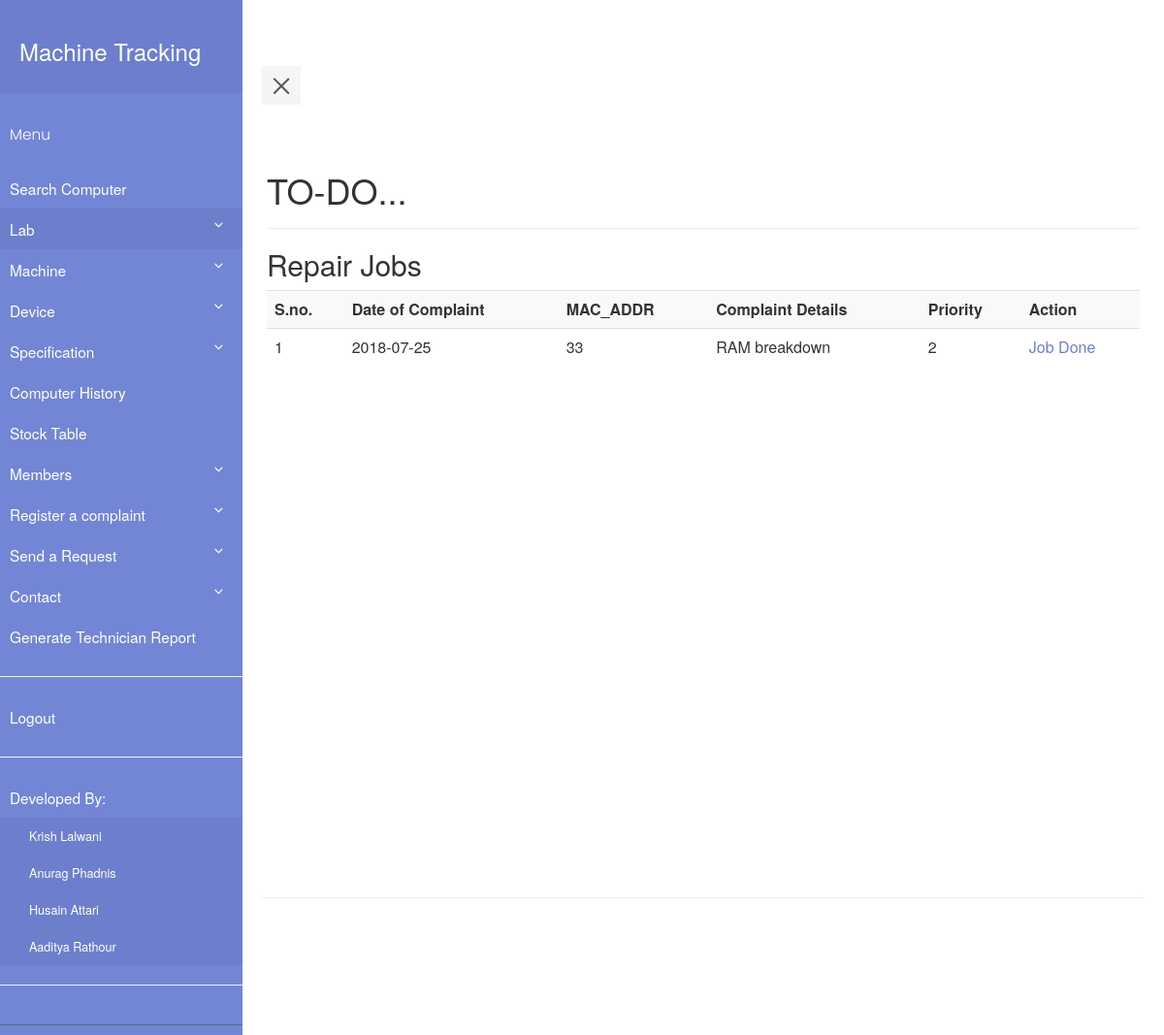
Page /dashboard.php (signed in) on the committed database.
### tables this page shows
CREATE TABLE `complaint_book` (
  `complaint_book_id` int(11) NOT NULL,
  `Date_of_complaint` date DEFAULT NULL,
  `machine_id` int(11) DEFAULT NULL,
  `complaint_details` varchar(512) DEFAULT NULL,
  `priority` int(11) DEFAULT NULL,
  `work_for` int(11) DEFAULT NULL,
  `remarks` varchar(512) DEFAULT NULL,
  `complaint_by` varchar(40) DEFAULT NULL,
  `processor` int(11) DEFAULT NULL,
  `ram` int(11) DEFAULT NULL,
  `harddisk` int(11) DEFAULT NULL,
  `mouse` int(11) DEFAULT NULL,
  `keyboard` int(11) DEFAULT NULL,
  `monitor` int(11) DEFAULT NULL,
  `DOPR` date DEFAULT NULL,
  `completed` int(11) DEFAULT NULL
);

CREATE TABLE `machine` (
  `machine_id` int(11) NOT NULL,
  `MAC_ADDR` varchar(30) DEFAULT NULL,
  `processor` int(11) NOT NULL,
  `ram` int(11) NOT NULL,
  `memory` int(11) NOT NULL,
  `DOP` date DEFAULT NULL,
  `price` int(11) DEFAULT NULL,
  `state` varchar(10) DEFAULT NULL,
  `os` varchar(30) DEFAULT NULL,
  `monitor` int(11) NOT NULL,
  `keyboard` int(11) NOT NULL,
  `mouse` int(11) NOT NULL,
  `grn` int(11) NOT NULL
);

### dashboard.php (the view, shortened to what this page needs)
<?php
    require_once "pdo.php";
?>
<html>
<head>
    <link rel="stylesheet" type="text/css" href="style5.css">
    <link rel="stylesheet" type="text/css" href="https://maxcdn.bootstrapcdn.com/bootstrap/3.3.7/css/bootstrap.min.css" >
</head>
<body>
        <div class="wrapper">
     <?php include "navbar.php" ;?>
           <div class="container-fluid row" id="content">
        <div class="page-header">
        <h1>TO-DO...</h1>
        </div>
        <?php
            if($_SESSION['id']=='0')
            {
                $stmtcnt = $pdo->query("SELECT COUNT(*) FROM complaint_book JOIN repair_history ON complaint_book.machine_id = repair_history.machine_id WHERE complaint_book.remarks IS NOT NULL AND repair_history.fault IS NULL");
                $row = $stmtcnt->fetch(PDO::FETCH_ASSOC);
                if($row['COUNT(*)']!=='0')
                {
                    echo "<h2>Repaired Machines</h2>";
                    $i=1;
                    $stmtread = $pdo->query("SELECT * FROM complaint_book JOIN repair_history ON complaint_book.machine_id = repair_history.machine_id WHERE complaint_book.remarks IS NOT NULL AND repair_history.fault IS NULL");
                    echo ("<table class=\"table table-striped\">
                        <tr> <th>S.no.</th><th>Date of Complaint</th><th>MAC_ADDR</th><th>Complaint Details</th><th>Priority</th><th>Complaint By</th><th>Remarks</th><th>Action</th> </tr>");
                    while ( $row = $stmtread->fetch(PDO::FETCH_ASSOC) )
                    {
                        $stmtr = $pdo->prepare("SELECT MAC_ADDR FROM machine WHERE machine_id = :mid ");
                        $stmtr->execute(array(':mid' => $row['machine_id']));
                        $rowr = $stmtr->fetch(PDO::FETCH_ASSOC);
                        echo ("<tr>");
                        echo ("<td>");
                        echo($i);
                        echo("</td>");
                        echo ("<td>");
                        echo(htmlentities($row['Date_of_complaint']));
                        echo ("</td>");
                        echo ("<td>");
                        echo(htmlentities($rowr['MAC_ADDR']));
                        echo ("</td>");
                        echo ("<td>");
                        echo(htmlentities($row['complaint_details']));
                        echo ("</td>");
                        echo ("<td>");
                        echo(htmlentities($row['priority']));
                        echo ("</td>");
                        echo ("<td>");
                        echo(htmlentities($row['complaint_by']));
                        echo ("</td>");
                        echo ("<td>");
                        echo(htmlentities($row['remarks']));
                        echo ("</td>");
                        echo ("<td>");
                        echo('<a class="link-black" href="fromrepairmc.php?mc_id='.$rowr['MAC_ADDR'].'">'. 'Mark Completed' . '</a>');
                        echo ("</td>");
                        $i++;
                    }
                    echo('</table>');
                }
                $stmtcnt = $pdo->query("SELECT COUNT(*) FROM complaint_book WHERE work_for IS NULL ");
                $row = $stmtcnt->fetch(PDO::FETCH_ASSOC);
                if($row['COUNT(*)']!=='0')
                {
                    echo "<h2>Repair Requests</h2>";
                    $i=1;
                    $stmtread = $pdo->query("SELECT * FROM complaint_book WHERE work_for IS NULL");
                    echo ("<table class=\"table table-striped\">
                        <tr> <th>S.no.</th><th>Date of Complaint</th><th>MAC_ADDR</th><th>Complaint Details</th><th>Priority</th><th>Complaint By</th><th>Action</th> </tr>");
                    while ( $row = $stmtread->fetch(PDO::FETCH_ASSOC) )
                    {
                        $stmtr = $pdo->prepare("SELECT MAC_ADDR FROM machine WHERE machine_id = :mid ");
                        $stmtr->execute(array(':mid' => $row['machine_id']));
                        $rowr = $stmtr->fetch(PDO::FETCH_ASSOC);
                        echo ("<tr>");
                        echo ("<td>");
                        echo($i);
                        echo("</td>");
                        echo ("<td>");
                        echo(htmlentities($row['Date_of_complaint']));
                        echo ("</td>");
                        echo ("<td>");
                        echo(htmlentities($rowr['MAC_ADDR']));
                        echo ("</td>");
                        echo ("<td>");
                        echo(htmlentities($row['complaint_details']));
                        echo ("</td>");
                        echo ("<td>");
                        echo(htmlentities($row['priority']));
                        echo ("</td>");
                        echo ("<td>");
                        echo(htmlentities($row['complaint_by']));
                        echo ("</td>");
                        echo ("<td>");
                        echo('<a class="link-black" href="gorepairmc.php?mc_id='.$rowr['MAC_ADDR'].'">'. 'Assign Job' . '</a>');
                        echo ("</td>");
                        $i++;
                    }
                    echo('</table>');
                }
                $stmtcnt = $pdo->query("SELECT COUNT(*) FROM transfer_request");
                $flag=0;
                while($row = $stmtcnt->fetch(PDO::FETCH_ASSOC))
                {
                    $stmtcnt2 = $pdo->prepare("SELECT * FROM system_transfer_report where trid = :trid");
                    $stmtcnt2->execute(array(':trid' => $row['transfer_request_id']));
                    $row2 = $stmtcnt2->fetch(PDO::FETCH_ASSOC);
                    if($row2!== FALSE)
                    {
                        $flag++;
                    }
                }
                if($flag!=0)
                {
                    echo "<h2>Transfer Requests</h2>";
                    $i=1;
                    $stmtread = $pdo->query("SELECT * FROM transfer_request");
                    echo ("<table class=\"table table-striped\">
                        <tr> <th>S.no.</th><th>Date of Request</th><th>Name</th><th>Department</th><th>Purpose</th><th>Processor</th><th>Ram</th><th>HDD</th><th>OS</th><th>Quantity</th><th>Action</th> </tr>");
                    while ( $row = $stmtread->fetch(PDO::FETCH_ASSOC) )
                    {
                        $stmtread2 = $pdo->prepare("SELECT * FROM system_transfer_report where trid = :trid");
                        $stmtread2->execute(array(':trid' => $row['transfer_request_id']));
                        $row2 = $stmtread2->fetch(PDO::FETCH_ASSOC);
                        if($row2=== FALSE)
                        {
                            echo ("<tr>");
                        echo ("<td>");
                        echo($i);
                        echo("</td>");
                        echo ("<td>");
                        echo(htmlentities($row['date_of_request']));
                        echo ("</td>");
                        echo ("<td>");
                        echo(htmlentities($row['name']));
                        echo ("</td>");
                        echo ("<td>");
                        echo(htmlentities($row['department']));
                        echo ("</td>");
                        echo ("<td>");
                        echo(htmlentities($row['purpose']));
                        echo ("</td>");
                        echo ("<td>");
                        echo(htmlentities($row['processor']));
                        echo ("</td>");
                        echo ("<td>");
                        echo(htmlentities($row['ram']));
                        echo ("</td>");
                        echo ("<td>");
                        echo(htmlentities($row['hdd']));
                        echo ("</td>");
                        echo ("<td>");
                        echo(htmlentities($row['os']));
                        echo ("</td>");
                        echo ("<td>");
                        echo(htmlentities($row['quantity']));
                        echo ("</td>");
                        echo ("<td>");
                        echo('<a class="link-black" href="servicerpt.php?id='.$row['transfer_request_id'].'">'. 'Generate Report' . '</a>');
                        echo ("</td>");
                        $i++;
                        }
                    }
                    echo('</table>');
                }
            }
            else
            {
                $stmtcnt = $pdo->query("SELECT COUNT(*) FROM complaint_book WHERE remarks IS NULL AND work_for = ".$_SESSION['id']."");
                $row = $stmtcnt->fetch(PDO::FETCH_ASSOC);
               if($row['COUNT(*)']!=='0')
                {
                    echo "<h2>Repair Jobs</h2>";
                    $i=1;
                    $stmtread = $pdo->query("SELECT * FROM complaint_book WHERE remarks IS NULL");
                    echo ("<table class=\"table table-striped\">
                        <tr> <th>S.no.</th><th>Date of Complaint</th><th>MAC_ADDR</th><th>Complaint Details</th><th>Priority</th><th>Action</th> </tr>");
                    while ( $row = $stmtread->fetch(PDO::FETCH_ASSOC) )
                    {
                        $stmtr = $pdo->prepare("SELECT MAC_ADDR FROM machine WHERE machine_id = :mid ");
                        $stmtr->execute(array(':mid' => $row['machine_id']));
                        $rowr = $stmtr->fetch(PDO::FETCH_ASSOC);
                        echo ("<tr>");
                        echo ("<td>");
                        echo($i);
                        echo("</td>");
                        echo ("<td>");
                        echo(htmlentities($row['Date_of_complaint']));
                        echo ("</td>");
                        echo ("<td>");
                        echo(htmlentities($rowr['MAC_ADDR']));
                        echo ("</td>");
                        echo ("<td>");
                        echo(htmlentities($row['complaint_details']));
                        echo ("</td>");
                        echo ("<td>");
                        echo(htmlentities($row['priority']));
                        echo ("</td>");
                        echo ("<td>");
                        echo('<a class="link-black "href="mcrepaired.php?mc_id='.$row['machine_id'].'">'. 'Job Done' . '</a>');
                        echo ("</td>");
                        $i++;
                    }
                    echo('</table>');
                }
            }
        ?>
</body>
</html>

### style5.css (style rules this page uses)
body { font-family: 'Poppins', sans-serif; background: #fafafa; }
.wrapper { display: flex; align-items: stretch; perspective: 1500px; }
#content { padding: 20px; min-height: 100vh; transition: all 0.3s; }
a.link-black { color: #6d7fcc; }

### rows in the picture
complaint_book: Date_of_complaint "2018-07-25", machine.MAC_ADDR "33", complaint_details "RAM breakdown", priority "2"
